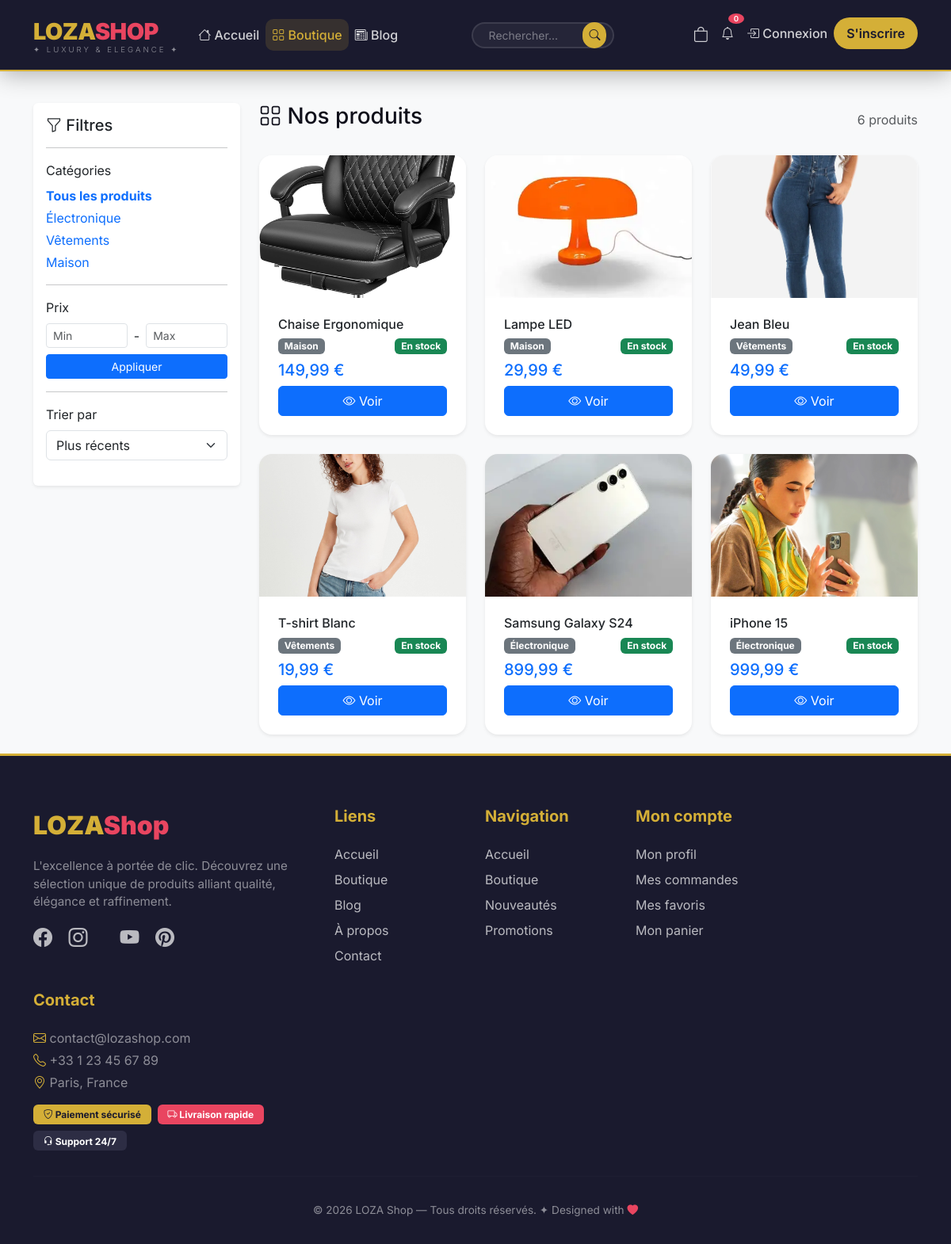
Screenshot of /products/ with the database file from the repository.
### products/models.py (models this page shows, shortened)
class Category(models.Model):
    name = models.CharField(max_length=100)
    slug = models.SlugField(unique=True, blank=True)
    description = models.TextField(blank=True)
    image = models.ImageField(upload_to='categories/', blank=True, null=True)  # Ajouté
    created_at = models.DateTimeField(auto_now_add=True)
    class Meta:
        verbose_name_plural = 'Categories'

class Product(models.Model):
    name = models.CharField(max_length=200)
    slug = models.SlugField(unique=True, blank=True)
    description = models.TextField()
    price = models.DecimalField(max_digits=10, decimal_places=2)
    stock = models.IntegerField(default=0)
    category = models.ForeignKey(Category, on_delete=models.CASCADE, related_name='products')
    image = models.ImageField(upload_to='products/', blank=True, null=True)
    image2 = models.ImageField(upload_to='products/', blank=True, null=True)
    image3 = models.ImageField(upload_to='products/', blank=True, null=True)
    is_active = models.BooleanField(default=True)
    created_at = models.DateTimeField(auto_now_add=True)
    updated_at = models.DateTimeField(auto_now=True)

### products/views.py (the view)
# urls.py: path('products/', views.ProductListView.as_view(), name='product_list'),
def product_list(request):
    products = Product.objects.filter(is_active=True)
    categories = Category.objects.all()
    category_slug = request.GET.get('category')
    if category_slug:
        products = products.filter(category__slug=category_slug)
    min_price = request.GET.get('min_price')
    max_price = request.GET.get('max_price')
    if min_price:
        products = products.filter(price__gte=min_price)
    if max_price:
        products = products.filter(price__lte=max_price)
    sort = request.GET.get('sort')
    if sort == 'price_asc':
        products = products.order_by('price')
    elif sort == 'price_desc':
        products = products.order_by('-price')
    elif sort == 'name':
        products = products.order_by('name')
    else:
        products = products.order_by('-created_at')
    paginator = Paginator(products, 12)
    page = request.GET.get('page')
    try:
        products = paginator.page(page)
    except PageNotAnInteger:
        products = paginator.page(1)
    except EmptyPage:
        products = paginator.page(paginator.num_pages)
    context = {
        'products': products,
        'categories': categories,
        'current_category': category_slug,
        'min_price': min_price,
        'max_price': max_price,
        'sort': sort,
    }
    return render(request, 'products/product_list.html', context)

### cart/context_processors.py (called while the page is built)
def cart_total(request):
    if request.user.is_authenticated:
        total_items = CartItem.objects.filter(user=request.user).count()
    else:
        total_items = 0
    return {'cart_total_items': total_items}

### products/templates/products/product_list.html (shortened to what this page needs)
{% extends 'base.html' %}
{% block content %}
<div class="container mt-4">
    <div class="row">
        <div class="col-md-3 mb-4">
            <div class="card border-0 shadow-sm">
                <div class="card-body">
                    <h5 class="card-title"><i class="bi bi-funnel"></i> Filtres</h5>
                    <hr>
                    <div class="mb-3">
                        <label class="form-label">Catégories</label>
                        <div class="d-flex flex-column gap-1">
                            <a href="{% url 'products:product_list' %}" class="text-decoration-none {% if not current_category %}fw-bold text-primary{% endif %}">
                                Tous les produits
                            </a>
                            {% for category in categories %}
                            <a href="{% url 'products:product_list' %}?category={{ category.slug }}"
                               class="text-decoration-none {% if category.slug == current_category %}fw-bold text-primary{% endif %}">
                                {{ category.name }}
                            </a>
                            {% endfor %}
                        </div>
                    </div>
                    <hr>
                    <div class="mb-3">
                        <label class="form-label">Prix</label>
                        <form method="GET" id="priceFilter">
                            <div class="d-flex gap-2">
                                <input type="number" name="min_price" class="form-control form-control-sm"
                                       placeholder="Min" value="{{ min_price }}">
                                <span class="align-self-center">-</span>
                                <input type="number" name="max_price" class="form-control form-control-sm"
                                       placeholder="Max" value="{{ max_price }}">
                            </div>
                            <button type="submit" class="btn btn-sm btn-primary mt-2 w-100">Appliquer</button>
                        </form>
                    </div>
                    <hr>
                    <div class="mb-3">
                        <label class="form-label">Trier par</label>
                        <select class="form-select" onchange="window.location.href=this.value">
                            <option value="{% url 'products:product_list' %}" {% if not sort %}selected{% endif %}>
                                Plus récents
                            </option>
                        </select>
                    </div>
                </div>
            </div>
        </div>
        <div class="col-md-9">
            <div class="d-flex justify-content-between align-items-center mb-4">
                <h3><i class="bi bi-grid"></i> Nos produits</h3>
                <span class="text-muted">{{ products.paginator.count }} produits</span>
            </div>
            <div class="row">
                {% for product in products %}
                <div class="col-12 col-sm-6 col-lg-4 mb-4">
                    <div class="card product-card h-100 shadow-sm">
                        {% if product.image %}
                        <img src="{{ product.image.url }}" class="card-img-top" alt="{{ product.name }}"
                             style="height: 180px; object-fit: cover;">
                        {% else %}
                        <div class="card-img-top bg-light d-flex align-items-center justify-content-center"
                             style="height: 180px;">
                            <i class="bi bi-image" style="font-size: 3rem; color: #ddd;"></i>
                        </div>
                        {% endif %}
                        <div class="card-body d-flex flex-column">
                            <h6 class="card-title text-truncate">{{ product.name }}</h6>
                            <div class="d-flex justify-content-between align-items-center mb-2">
                                <span class="badge bg-secondary">{{ product.category.name }}</span>
                                <span class="badge {% if product.stock > 0 %}bg-success{% else %}bg-danger{% endif %}">
                                    {% if product.stock > 0 %}En stock{% else %}Rupture{% endif %}
                                </span>
                            </div>
                            <h5 class="text-primary">{{ product.price }} €</h5>
                            <a href="{% url 'products:product_detail' product.slug %}"
                               class="btn btn-primary w-100">
                                <i class="bi bi-eye"></i> Voir
                            </a>
                        </div>
                    </div>
                </div>
                {% endfor %}
            </div>
        </div>
    </div>
</div>
{% endblock %}

### templates/base.html (style rules this page uses)
:root { --primary: #1A1A2E; --primary-light: #2D2D44; --secondary: #E94560; --accent: #F5C518; --gold: #D4AF37; --dark: #0F0F1A; --gray: #6B7280; --light: #F8F9FA; --white: #FFFFFF; --shadow: 0 10px 40px rgba(0,0,0,0.08); --shadow-hover: 0 20px 60px rgba(0,0,0,0.15); --radius: 16px; --transition: all 0.4s cubic-bezier(0.25, 0.46, 0.45, 0.94); }
* { margin: 0; padding: 0; box-sizing: border-box; }
body { font-family: 'Inter', sans-serif; background: var(--light); color: var(--dark); min-height: 100vh; display: flex; flex-direction: column; }
.product-card { background: var(--white); border: none; border-radius: var(--radius); overflow: hidden; box-shadow: var(--shadow); transition: var(--transition); height: 100%; position: relative; }
.product-card::before { content: ''; position: absolute; top: 0; left: 0; right: 0; height: 4px; background: linear-gradient(90deg, var(--gold), var(--secondary)); opacity: 0; transition: var(--transition); }
.product-card .card-img-top { height: 240px; object-fit: cover; background: var(--light); transition: var(--transition); }
.product-card .card-body { padding: 1.5rem; }

### rows the page displays
Category: name "Électronique"
Category: name "Vêtements"
Category: name "Maison"
Product: image (picture), name "Chaise Ergonomique", category.name "Maison", stock "En stock", price "149,99"
Product: image (picture), name "Lampe LED", category.name "Maison", stock "En stock", price "29,99"
Product: image (picture), name "Jean Bleu", category.name "Vêtements", stock "En stock", price "49,99"
Product: image (picture), name "T-shirt Blanc", category.name "Vêtements", stock "En stock", price "19,99"
Product: image (picture), name "Samsung Galaxy S24", category.name "Électronique", stock "En stock", price "899,99"
Product: image (picture), name "iPhone 15", category.name "Électronique", stock "En stock", price "999,99"

### other values shown
{{ products.paginator.count }} "6"
